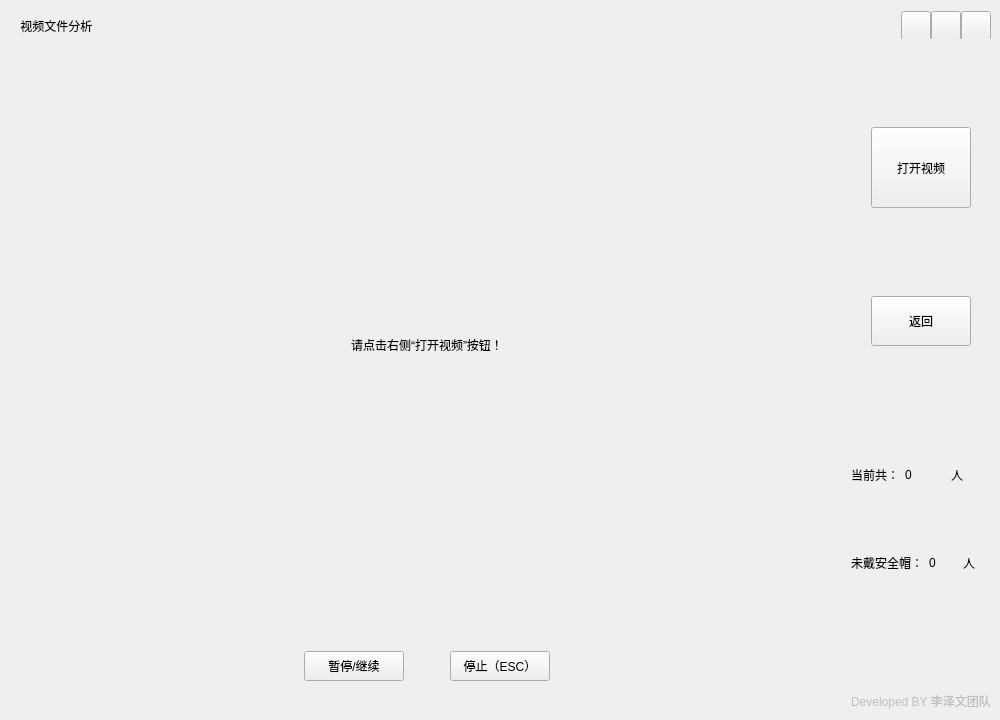
<?xml version="1.0" encoding="UTF-8"?>
<ui version="4.0">
 <class>VideoAnalysis</class>
 <widget class="QMainWindow" name="VideoAnalysis">
  <property name="geometry">
   <rect>
    <x>0</x>
    <y>0</y>
    <width>1000</width>
    <height>720</height>
   </rect>
  </property>
  <property name="sizePolicy">
   <sizepolicy hsizetype="Fixed" vsizetype="Minimum">
    <horstretch>0</horstretch>
    <verstretch>0</verstretch>
   </sizepolicy>
  </property>
  <property name="minimumSize">
   <size>
    <width>1000</width>
    <height>720</height>
   </size>
  </property>
  <property name="maximumSize">
   <size>
    <width>10000</width>
    <height>10000</height>
   </size>
  </property>
  <property name="windowTitle">
   <string>MainWindow</string>
  </property>
  <widget class="QWidget" name="centralwidget">
   <property name="sizePolicy">
    <sizepolicy hsizetype="Expanding" vsizetype="Expanding">
     <horstretch>0</horstretch>
     <verstretch>0</verstretch>
    </sizepolicy>
   </property>
   <layout class="QVBoxLayout" name="verticalLayout_3">
    <item>
     <widget class="QWidget" name="widgetTitle" native="true">
      <property name="sizePolicy">
       <sizepolicy hsizetype="Expanding" vsizetype="Expanding">
        <horstretch>0</horstretch>
        <verstretch>0</verstretch>
       </sizepolicy>
      </property>
      <property name="minimumSize">
       <size>
        <width>900</width>
        <height>30</height>
       </size>
      </property>
      <property name="maximumSize">
       <size>
        <width>10000</width>
        <height>30</height>
       </size>
      </property>
      <widget class="QWidget" name="layoutWidget">
       <property name="geometry">
        <rect>
         <x>1</x>
         <y>-1</y>
         <width>981</width>
         <height>37</height>
        </rect>
       </property>
       <layout class="QHBoxLayout" name="horizontalLayout_8" stretch="0,0,20,0,0,0">
        <property name="spacing">
         <number>0</number>
        </property>
        <item>
         <widget class="QLabel" name="labelIcon0">
          <property name="maximumSize">
           <size>
            <width>25</width>
            <height>25</height>
           </size>
          </property>
          <property name="text">
           <string/>
          </property>
          <property name="pixmap">
           <pixmap resource="src.qrc">:/png/src/logo.png</pixmap>
          </property>
          <property name="scaledContents">
           <bool>true</bool>
          </property>
         </widget>
        </item>
        <item>
         <widget class="QLabel" name="labelTitle0">
          <property name="sizePolicy">
           <sizepolicy hsizetype="Expanding" vsizetype="Expanding">
            <horstretch>0</horstretch>
            <verstretch>0</verstretch>
           </sizepolicy>
          </property>
          <property name="minimumSize">
           <size>
            <width>100</width>
            <height>30</height>
           </size>
          </property>
          <property name="maximumSize">
           <size>
            <width>10000</width>
            <height>30</height>
           </size>
          </property>
          <property name="text">
           <string> 视频文件分析</string>
          </property>
         </widget>
        </item>
        <item>
         <spacer name="horizontalSpacer_9">
          <property name="orientation">
           <enum>Qt::Horizontal</enum>
          </property>
          <property name="sizeHint" stdset="0">
           <size>
            <width>40</width>
            <height>20</height>
           </size>
          </property>
         </spacer>
        </item>
        <item>
         <widget class="QPushButton" name="btnMin0">
          <property name="sizePolicy">
           <sizepolicy hsizetype="Expanding" vsizetype="Expanding">
            <horstretch>0</horstretch>
            <verstretch>0</verstretch>
           </sizepolicy>
          </property>
          <property name="minimumSize">
           <size>
            <width>30</width>
            <height>30</height>
           </size>
          </property>
          <property name="maximumSize">
           <size>
            <width>30</width>
            <height>30</height>
           </size>
          </property>
          <property name="text">
           <string/>
          </property>
         </widget>
        </item>
        <item>
         <widget class="QPushButton" name="btnMax0">
          <property name="sizePolicy">
           <sizepolicy hsizetype="Expanding" vsizetype="Expanding">
            <horstretch>0</horstretch>
            <verstretch>0</verstretch>
           </sizepolicy>
          </property>
          <property name="minimumSize">
           <size>
            <width>30</width>
            <height>30</height>
           </size>
          </property>
          <property name="maximumSize">
           <size>
            <width>30</width>
            <height>30</height>
           </size>
          </property>
          <property name="text">
           <string/>
          </property>
         </widget>
        </item>
        <item>
         <widget class="QPushButton" name="btnExit0">
          <property name="sizePolicy">
           <sizepolicy hsizetype="Expanding" vsizetype="Expanding">
            <horstretch>0</horstretch>
            <verstretch>0</verstretch>
           </sizepolicy>
          </property>
          <property name="minimumSize">
           <size>
            <width>30</width>
            <height>30</height>
           </size>
          </property>
          <property name="maximumSize">
           <size>
            <width>30</width>
            <height>30</height>
           </size>
          </property>
          <property name="text">
           <string/>
          </property>
         </widget>
        </item>
       </layout>
      </widget>
     </widget>
    </item>
    <item>
     <layout class="QHBoxLayout" name="horizontalLayout_7" stretch="6,1">
      <item>
       <layout class="QVBoxLayout" name="verticalLayout" stretch="10,1,0">
        <item>
         <widget class="QLabel" name="hint">
          <property name="sizePolicy">
           <sizepolicy hsizetype="Expanding" vsizetype="Expanding">
            <horstretch>0</horstretch>
            <verstretch>0</verstretch>
           </sizepolicy>
          </property>
          <property name="minimumSize">
           <size>
            <width>300</width>
            <height>600</height>
           </size>
          </property>
          <property name="maximumSize">
           <size>
            <width>10000</width>
            <height>10000</height>
           </size>
          </property>
          <property name="text">
           <string>请点击右侧“打开视频”按钮！</string>
          </property>
          <property name="scaledContents">
           <bool>true</bool>
          </property>
          <property name="alignment">
           <set>Qt::AlignCenter</set>
          </property>
         </widget>
        </item>
        <item>
         <layout class="QHBoxLayout" name="horizontalLayout" stretch="2,0,0,0,2">
          <item>
           <spacer name="horizontalSpacer_4">
            <property name="orientation">
             <enum>Qt::Horizontal</enum>
            </property>
            <property name="sizeHint" stdset="0">
             <size>
              <width>40</width>
              <height>20</height>
             </size>
            </property>
           </spacer>
          </item>
          <item>
           <widget class="QPushButton" name="pauseButton">
            <property name="sizePolicy">
             <sizepolicy hsizetype="Expanding" vsizetype="Expanding">
              <horstretch>0</horstretch>
              <verstretch>0</verstretch>
             </sizepolicy>
            </property>
            <property name="minimumSize">
             <size>
              <width>100</width>
              <height>30</height>
             </size>
            </property>
            <property name="text">
             <string>暂停/继续</string>
            </property>
           </widget>
          </item>
          <item>
           <spacer name="horizontalSpacer_3">
            <property name="orientation">
             <enum>Qt::Horizontal</enum>
            </property>
            <property name="sizeHint" stdset="0">
             <size>
              <width>40</width>
              <height>20</height>
             </size>
            </property>
           </spacer>
          </item>
          <item>
           <widget class="QPushButton" name="closeButton">
            <property name="sizePolicy">
             <sizepolicy hsizetype="Expanding" vsizetype="Expanding">
              <horstretch>0</horstretch>
              <verstretch>0</verstretch>
             </sizepolicy>
            </property>
            <property name="minimumSize">
             <size>
              <width>100</width>
              <height>30</height>
             </size>
            </property>
            <property name="text">
             <string>停止（ESC）</string>
            </property>
           </widget>
          </item>
          <item>
           <spacer name="horizontalSpacer_5">
            <property name="orientation">
             <enum>Qt::Horizontal</enum>
            </property>
            <property name="sizeHint" stdset="0">
             <size>
              <width>40</width>
              <height>20</height>
             </size>
            </property>
           </spacer>
          </item>
         </layout>
        </item>
        <item>
         <spacer name="verticalSpacer">
          <property name="orientation">
           <enum>Qt::Vertical</enum>
          </property>
          <property name="sizeHint" stdset="0">
           <size>
            <width>20</width>
            <height>40</height>
           </size>
          </property>
         </spacer>
        </item>
       </layout>
      </item>
      <item>
       <layout class="QVBoxLayout" name="verticalLayout_2" stretch="1,1,1,1,1,1,1,1,0">
        <item>
         <spacer name="verticalSpacer_2">
          <property name="orientation">
           <enum>Qt::Vertical</enum>
          </property>
          <property name="sizeHint" stdset="0">
           <size>
            <width>20</width>
            <height>40</height>
           </size>
          </property>
         </spacer>
        </item>
        <item>
         <layout class="QHBoxLayout" name="horizontalLayout_4">
          <item>
           <spacer name="horizontalSpacer_6">
            <property name="orientation">
             <enum>Qt::Horizontal</enum>
            </property>
            <property name="sizeHint" stdset="0">
             <size>
              <width>40</width>
              <height>20</height>
             </size>
            </property>
           </spacer>
          </item>
          <item>
           <widget class="QPushButton" name="videoButton">
            <property name="sizePolicy">
             <sizepolicy hsizetype="Expanding" vsizetype="Expanding">
              <horstretch>0</horstretch>
              <verstretch>0</verstretch>
             </sizepolicy>
            </property>
            <property name="minimumSize">
             <size>
              <width>100</width>
              <height>50</height>
             </size>
            </property>
            <property name="maximumSize">
             <size>
              <width>100000</width>
              <height>100000</height>
             </size>
            </property>
            <property name="text">
             <string>打开视频</string>
            </property>
           </widget>
          </item>
          <item>
           <spacer name="horizontalSpacer">
            <property name="orientation">
             <enum>Qt::Horizontal</enum>
            </property>
            <property name="sizeHint" stdset="0">
             <size>
              <width>40</width>
              <height>20</height>
             </size>
            </property>
           </spacer>
          </item>
         </layout>
        </item>
        <item>
         <spacer name="verticalSpacer_5">
          <property name="orientation">
           <enum>Qt::Vertical</enum>
          </property>
          <property name="sizeHint" stdset="0">
           <size>
            <width>20</width>
            <height>40</height>
           </size>
          </property>
         </spacer>
        </item>
        <item>
         <layout class="QHBoxLayout" name="horizontalLayout_6">
          <item>
           <spacer name="horizontalSpacer_8">
            <property name="orientation">
             <enum>Qt::Horizontal</enum>
            </property>
            <property name="sizeHint" stdset="0">
             <size>
              <width>40</width>
              <height>20</height>
             </size>
            </property>
           </spacer>
          </item>
          <item>
           <widget class="QPushButton" name="backButton">
            <property name="sizePolicy">
             <sizepolicy hsizetype="Expanding" vsizetype="Expanding">
              <horstretch>0</horstretch>
              <verstretch>0</verstretch>
             </sizepolicy>
            </property>
            <property name="minimumSize">
             <size>
              <width>100</width>
              <height>30</height>
             </size>
            </property>
            <property name="maximumSize">
             <size>
              <width>100000</width>
              <height>50</height>
             </size>
            </property>
            <property name="text">
             <string>返回</string>
            </property>
           </widget>
          </item>
          <item>
           <spacer name="horizontalSpacer_7">
            <property name="orientation">
             <enum>Qt::Horizontal</enum>
            </property>
            <property name="sizeHint" stdset="0">
             <size>
              <width>40</width>
              <height>20</height>
             </size>
            </property>
           </spacer>
          </item>
         </layout>
        </item>
        <item>
         <spacer name="verticalSpacer_3">
          <property name="orientation">
           <enum>Qt::Vertical</enum>
          </property>
          <property name="sizeHint" stdset="0">
           <size>
            <width>20</width>
            <height>40</height>
           </size>
          </property>
         </spacer>
        </item>
        <item>
         <layout class="QHBoxLayout" name="horizontalLayout_2">
          <item>
           <widget class="QLabel" name="dangqiangong">
            <property name="text">
             <string>当前共：</string>
            </property>
           </widget>
          </item>
          <item>
           <widget class="QLabel" name="people1">
            <property name="text">
             <string>0</string>
            </property>
           </widget>
          </item>
          <item>
           <widget class="QLabel" name="ren1">
            <property name="text">
             <string>人</string>
            </property>
           </widget>
          </item>
         </layout>
        </item>
        <item>
         <layout class="QHBoxLayout" name="horizontalLayout_3">
          <item>
           <widget class="QLabel" name="weidaianquanmao">
            <property name="text">
             <string>未戴安全帽：</string>
            </property>
           </widget>
          </item>
          <item>
           <widget class="QLabel" name="people2">
            <property name="text">
             <string>0</string>
            </property>
           </widget>
          </item>
          <item>
           <widget class="QLabel" name="ren2">
            <property name="text">
             <string>人</string>
            </property>
           </widget>
          </item>
         </layout>
        </item>
        <item>
         <spacer name="verticalSpacer_4">
          <property name="orientation">
           <enum>Qt::Vertical</enum>
          </property>
          <property name="sizeHint" stdset="0">
           <size>
            <width>17</width>
            <height>13</height>
           </size>
          </property>
         </spacer>
        </item>
        <item>
         <layout class="QHBoxLayout" name="horizontalLayout_5">
          <item>
           <spacer name="horizontalSpacer_13">
            <property name="orientation">
             <enum>Qt::Horizontal</enum>
            </property>
            <property name="sizeHint" stdset="0">
             <size>
              <width>40</width>
              <height>20</height>
             </size>
            </property>
           </spacer>
          </item>
          <item>
           <widget class="QLabel" name="logo">
            <property name="enabled">
             <bool>false</bool>
            </property>
            <property name="text">
             <string>Developed BY 李泽文团队</string>
            </property>
           </widget>
          </item>
         </layout>
        </item>
       </layout>
      </item>
     </layout>
    </item>
   </layout>
  </widget>
 </widget>
 <resources>
  <include location="src.qrc"/>
 </resources>
 <connections/>
</ui>
